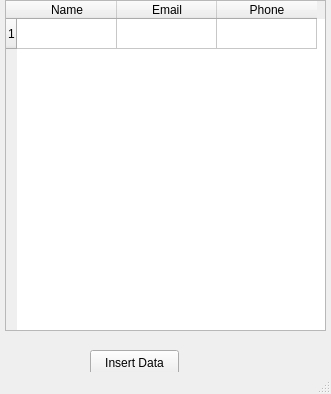
<?xml version="1.0" encoding="UTF-8"?>
<ui version="4.0">
 <class>insertDataFromQtDgn</class>
 <widget class="QMainWindow" name="insertDataFromQtDgn">
  <property name="geometry">
   <rect>
    <x>0</x>
    <y>0</y>
    <width>331</width>
    <height>394</height>
   </rect>
  </property>
  <property name="windowTitle">
   <string>MainWindow</string>
  </property>
  <widget class="QWidget" name="centralwidget">
   <widget class="QTableWidget" name="tableWidget">
    <property name="geometry">
     <rect>
      <x>5</x>
      <y>0</y>
      <width>321</width>
      <height>331</height>
     </rect>
    </property>
    <row>
     <property name="text">
      <string>1</string>
     </property>
    </row>
    <column>
     <property name="text">
      <string>Name</string>
     </property>
    </column>
    <column>
     <property name="text">
      <string>Email</string>
     </property>
    </column>
    <column>
     <property name="text">
      <string>Phone</string>
     </property>
    </column>
   </widget>
   <widget class="QPushButton" name="pushButton">
    <property name="geometry">
     <rect>
      <x>90</x>
      <y>350</y>
      <width>89</width>
      <height>25</height>
     </rect>
    </property>
    <property name="text">
     <string>Insert Data</string>
    </property>
   </widget>
  </widget>
  <widget class="QStatusBar" name="statusbar"/>
  <widget class="QMenuBar" name="menuBar">
   <property name="geometry">
    <rect>
     <x>0</x>
     <y>0</y>
     <width>331</width>
     <height>22</height>
    </rect>
   </property>
  </widget>
 </widget>
 <resources/>
 <connections/>
</ui>
